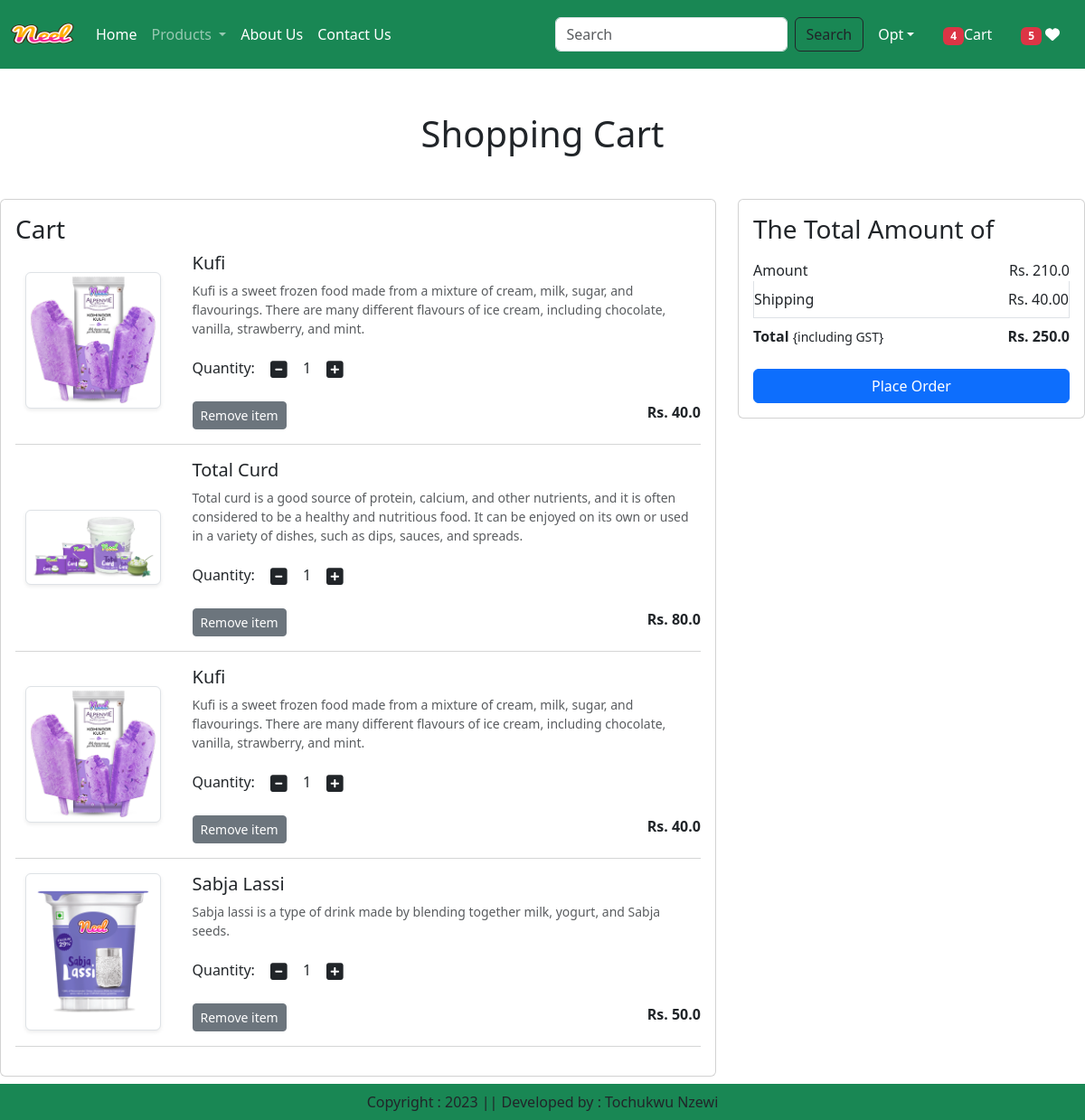
The app's page /cart/ (signed in), older data.
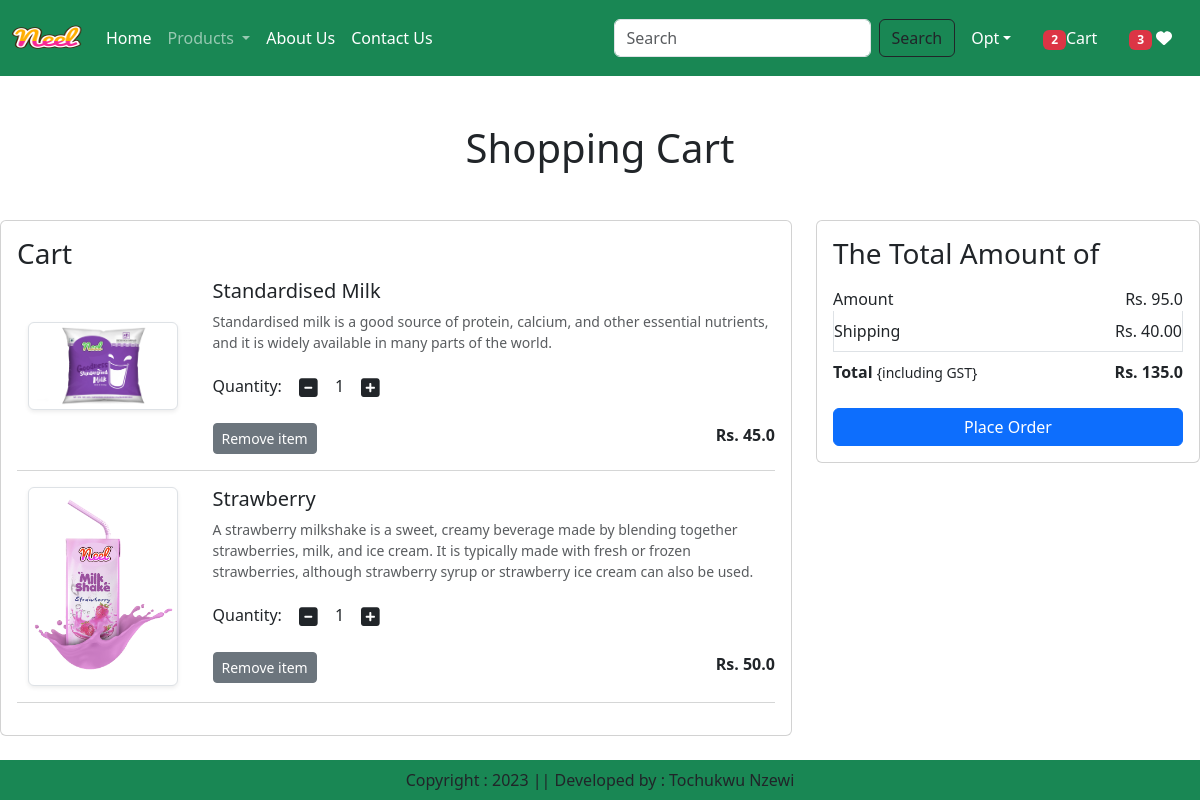
The same page, newer data.
### app/models.py (models this page shows, shortened)
class Cart(models.Model):
    user = models.ForeignKey(User,on_delete=models.CASCADE)
    product = models.ForeignKey(Product,on_delete=models.CASCADE)
    quantity = models.PositiveIntegerField(default=1)

class Product(models.Model):
    title = models.CharField(max_length=100)
    selling_price = models.FloatField()
    discounted_price = models.FloatField()
    description = models.TextField(default='')
    composition = models.TextField(default='')
    prodapp = models.TextField(default='')
    category = models.CharField(choices=CATEGORY_CHOICES, max_length=2)
    product_image = models.ImageField(upload_to='product')

### app/views.py (the view)
# urls.py: path('cart/', views.show_cart, name='showcart'),
@login_required
def show_cart(request):
    user = request.user
    cart = Cart.objects.filter(user=user)
    amount = 0
    for p in cart:
        value = p.quantity * p.product.discounted_price
        amount = amount + value
    totalamount = amount + 40
    totalitem = 0
    wishitem=0
    if request.user.is_authenticated:
            totalitem = len(Cart.objects.filter(user=request.user))
            wishitem = len(Wishlist.objects.filter(user=request.user))
    return render(request, 'app/addtocart.html',locals())

### app/templates/app/addtocart.html (shortened to what this page needs)
{% extends 'app/base.html' %}
{% load static %}
{% block main-content %}
<div class="conatiner my-5">
    <div class="row">
        {% if cart %}
         <h1 class="text-center mb-5">Shopping Cart</h1>
         <div class="col-sm-8">
             <div class="card">
                 <div class="card-body">
                     <h3>Cart</h3>
                     {% for item in cart %}
                     <div class="row">
                         <div class="col-sm-3 text-center align-self-center"><img src="{{item.product.product_image.url}}" alt="" srcset="" class="img-fluid img-thumbnail shadow-sm" height="150" width="150"></div>
                         <div class="col-sm-9">
                             <div>
                                 <h5>{{item.product.title}}</h5>
                                 <p class="mb-2 text-muted small">{{item.product.description}}</p>
                                 <div class="my-3">
                                     <label for="quantity">Quantity:</label>
                                     <a class="minus-cart btn" pid="{{item.product.id}}"><i class="fas fa-minus-square fa-lg"></i></a>
                                        <span id="quantity">{{item.quantity}}</span>
                                    <a class="plus-cart btn" pid={{item.product.id}}><i class="fas fa-plus-square fa-lg"></i></a>
                                 </div>
                                 <div class="d-flex justify-content-between">
                                   <a href="#" class="remove-cart btn btn-sm btn-secondary mr-3" pid={{item.product.id}}>Remove item</a>
                                   <p class="mb-0"><span><strong>Rs. {{item.product.discounted_price}}</strong></span></p>
                                 </div>
                             </div>
                         </div>
                     </div>
                     <hr class="text-muted">
                     {% endfor %}
                 </div>
             </div>
         </div>
         <div class="col-sm-4">
             <div class="card">
                 <div class="card-body">
                     <h3>The Total Amount of</h3>
                     <ul class="list-group">
                        <li class="list-group-item d-flex justify-content-between align-items-center border-0 px-0 pb-0">Amount<span id="amount">Rs. {{amount}}
                        </span></li>
                        <li class="list-group-item d-flex justify-content-between align-items-center px-0">Shipping<span>Rs. 40.00</span></li>
                        <li class="list-group-item d-flex justify-content-between align-items-center border-0 px-0 mb-3">
                            <div>
                                <strong>Total</strong> <small>{including GST}</small>
                            </div>
                            <span id="totalamount"><strong>Rs. {{totalamount}}</strong></span>
                        </li>
                     </ul>
                     <div class="d-grid"><a href="{% url 'checkout' %}" class="btn btn-primary">Place Order</a></div>
                 </div>
             </div>
         </div>
         {% else %}
            <h1 class="text-center mb-5">Cart is Empty</h1>
        {% endif %}
    </div>
</div>
{% endblock main-content %}

### app/templates/app/base.html (shortened to what this page needs)
<!DOCTYPE html>
{% load static %}
<html lang="en">
  <head>
    <link
      href="https://cdn.jsdelivr.net/npm/bootstrap@5.3.0-alpha1/dist/css/bootstrap.min.css"
      rel="stylesheet"
    />
    <link rel="stylesheet" href="{% static 'app/css/owl.carousel.min.css'%}" />
    <link rel="stylesheet" href="{% static 'app/css/all.min.css'%}" />
    <link rel="stylesheet" href="{% static 'app/css/style.css'%}" />
  </head>
  <body>
    <nav class="navbar navbar-expand-lg navbar-dark bg-success">
      <div class="container-fluid">
        <a class="navbar-brand" href="#">
          <img
            src="{% static 'app/images/banner/product/neel.png' %}"
            width="70"
            height="50"
          />
        </a>
        <div class="collapse navbar-collapse" id="navbarSupportedContent">
          <ul class="navbar-nav me-auto mb-2 mb-lg-0">
            {% if request.user.is_authenticated %}
            <li class="nav-item">
              <a class="nav-link active" aria-current="page" href="/">Home</a>
            </li>
            <li class="nav-item dropdown">
              <a
                class="nav-link dropdown-toggle"
                href="#"
                role="button"
                data-bs-toggle="dropdown"
                aria-expanded="false"
              >
                Products
              </a>
            </li>
            <l1 class="nav-item">
              <a class="nav-link text-white" href="{% url 'about' %}">About Us</a>
            </l1>
            <l1 class="nav-item">
              <a class="nav-link text-white" href="{% url 'contact' %}">Contact Us</a>
            </l1>
          </ul>
          <form class="d-flex" role="search" action="/search">
            <input
              class="form-control me-2"
              type="search"
              placeholder="Search"
              name ="search"
              aria-label="Search"
            />
            <button class="btn btn-outline-dark" type="submit">
              Search
            </button>
          </form>
        </div>
        <ul class="navbar-nav me-auto mb-2 mb-lg-0">
          <l1 class="nav-item dropdown mx-2">
            <a
              class="nav-link dropdown-toggle text-white"
              href="#"
              id="profileDropdown"
              role="button"
              data-bs-toggle="dropdown"
              aria-expanded="false"
              >Opt</a
            >
          </l1>
          <l1 class="nav-item mx-2">
            <a href="{% url 'showcart' %}" class="nav-link text-white"><span class="badge bg-danger">{% if totalitem > 0 %} {{totalitem}} {% endif %}</span>Cart</a>
          </l1>
          <l1 class="nav-item mx-2">
            <a href="{% url 'showwishlist' %}" class="nav-link text-white"><span class="badge bg-danger">{% if wishitem > 0 %} {{wishitem}} {% endif %}</span> <i class="fa fa-heart"></i></a>
          </l1>
          {% endif %}
        </ul>
      </div>
    </nav>
    {% block main-content %}{% endblock main-content %}
    <footer
      class="container-fluid fixed-bottom bg-success text-center p-2 mt-5"
    >
      Copyright : 2023 || Developed by : Tochukwu Nzewi
    </footer>
  </body>
</html>

Row changes from the older to the newer data that the page shows:
removed Cart: product.product_image (picture), product "Kufi", product.description "Kufi is a sweet frozen food made from a mixture of cream, milk, sugar, and flavourings. There are many different flavours of ice cream, including chocolate, vanilla, strawberry, and mint.", quantity "1", product.discounted_price "40.0"
removed Cart: product.product_image (picture), product "Total Curd", product.description "Total curd is a good source of protein, calcium, and other nutrients, and it is often considered to be a healthy and nutritious food. It can be enjoyed on its own or used in a variety of dishes, such as dips, sauces, and spreads.", quantity "1", product.discounted_price "80.0"
removed Cart: product.product_image (picture), product "Kufi", product.description "Kufi is a sweet frozen food made from a mixture of cream, milk, sugar, and flavourings. There are many different flavours of ice cream, including chocolate, vanilla, strawberry, and mint.", quantity "1", product.discounted_price "40.0"
removed Cart: product.product_image (picture), product "Sabja Lassi", product.description "Sabja lassi is a type of drink made by blending together milk, yogurt, and Sabja seeds.", quantity "1", product.discounted_price "50.0"
added Cart: product.product_image (picture), product "Standardised Milk", product.description "Standardised milk is a good source of protein, calcium, and other essential nutrients, and it is widely available in many parts of the world.", quantity "1", product.discounted_price "45.0"
added Cart: product.product_image (picture), product "Strawberry", product.description "A strawberry milkshake is a sweet, creamy beverage made by blending together strawberries, milk, and ice cream. It is typically made with fresh or frozen strawberries, although strawberry syrup or strawberry ice cream can also be used.", quantity "1", product.discounted_price "50.0"
Text that changed along with them:
{{ totalitem }}: "4" → "2"
{{ wishitem }}: "5" → "3"
{{ amount }}: "210.0" → "95.0"
{{ totalamount }}: "250.0" → "135.0"
